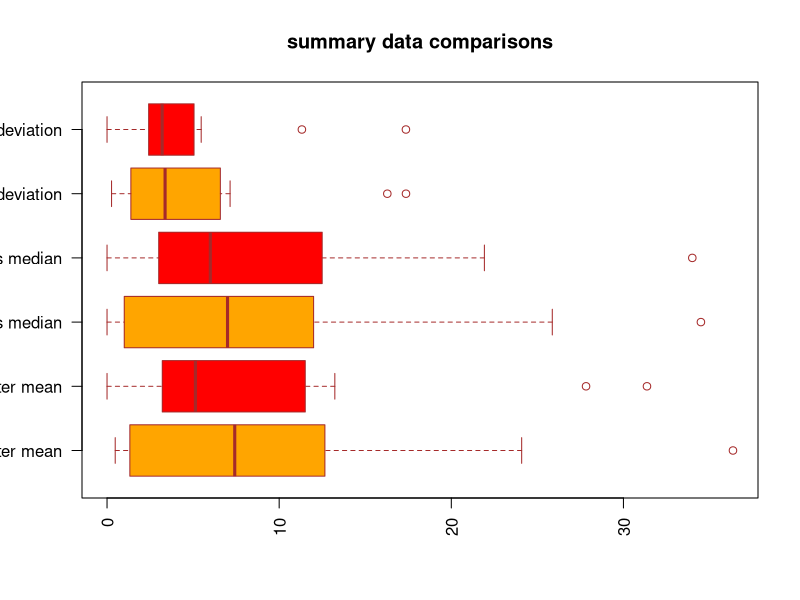
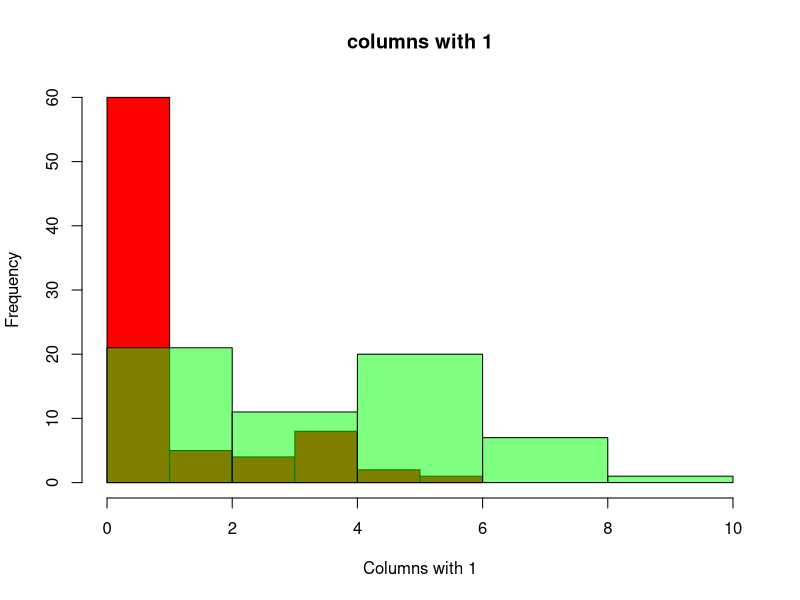
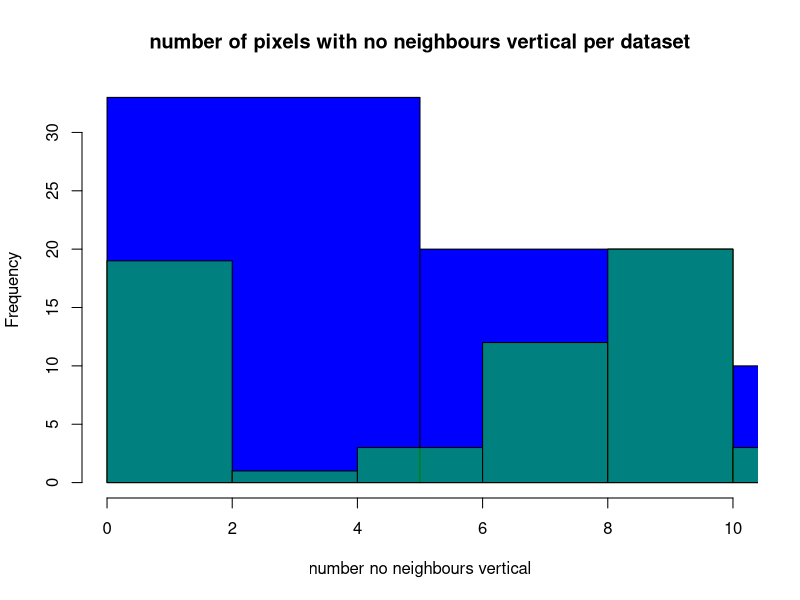
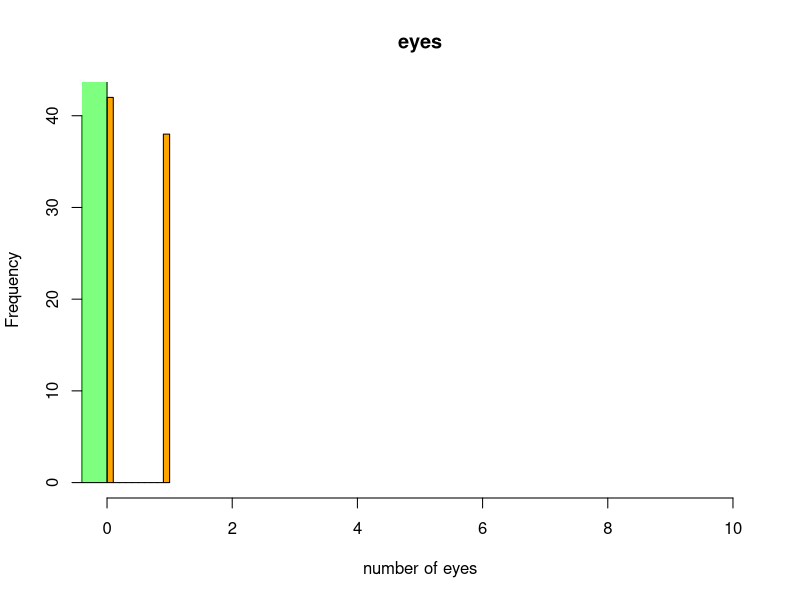
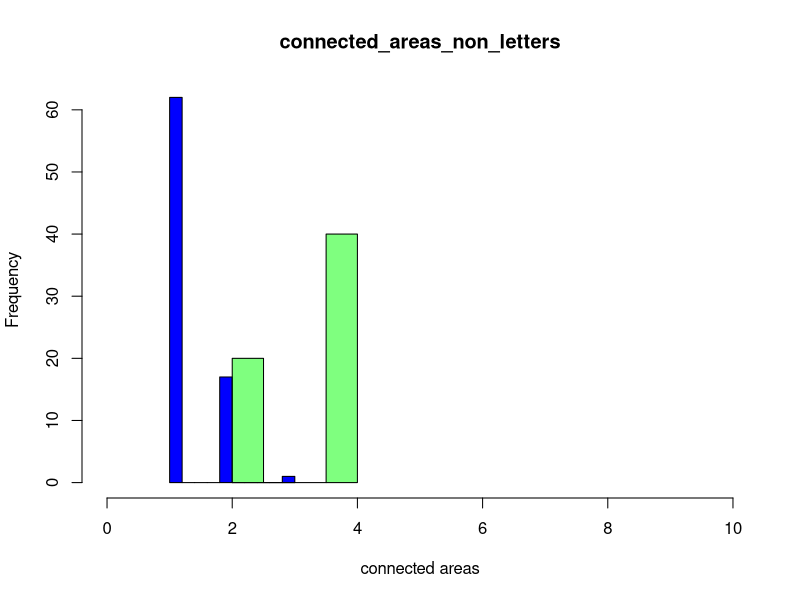

R code for these plots, in order:
{
  library(readr)
  library(ggplot2)
  # matrix stats has functions for getting colMedian and standard deviation
  library(matrixStats)
  library(knitr) # using this to make a table for my report.
  
  mydata <- read.csv("40294886_features.csv", row.names = NULL)
  calculated_features <- data.frame(mydata)
  colnames(calculated_features) <- c("Label", "Index", "nr_pix", "rows_with_1", "cols_with_1",
                                     "rows_with_3p", "cols_with_3p", "aspect_ratio", "neigh_1",
                                     "no_neigh_above","no_neigh_below","no_neigh_left","no_neigh_right",
                                     "no_neigh_horiz", "no_neigh_vert","connected_areas","eyes","custom")

  
  mydata[ , 3:18] <- as.numeric(mydata[ , 3,18])
  
  # 3.1
  general_histograms <- function(){
    # need to use ggplot to make each of these histograms better.
    nr_pix_hist <- hist(calculated_features$nr_pix, main = "Number of black pixels", xlab="Black pixel number", border = "blue", col = "green", las = 1)
    rows_with_1_hist <- hist(calculated_features$rows_with_1, main = "rows with 1 pixel", xlab = "Rows with 1 number", border = "blue", col = "green")
    cols_with_1_hist <- hist(calculated_features$cols_with_1, main = "columns with 1 pixel", xlab = "columns with 1 number", border = "blue", col = "green")
    rows_with_3p_hist <- hist(calculated_features$rows_with_3p, main = "rows with 3 pixels or more", xlab = "rows with 3 pixels or more", border = "blue", col = "green")
    cols_with_3p_hist <- hist(calculated_features$cols_with_3p, main = "columns with 3 pixels of more", xlab = "columns with 3 pixels or more", border = "blue", col = "green")
    aspect_ratio_hist <- hist(calculated_features$aspect_ratio, main = "aspect ratios", xlab = "aspect ratio", border = "blue", col = "green")
    
    print(nr_pix_hist)
    print(rows_with_1_hist)
    print(cols_with_1_hist)
    print(rows_with_3p_hist)
    print(cols_with_3p_hist)
    print(aspect_ratio_hist)
  }
  
  #general_histograms()
  
  # 3.2
  letters_calculated_features <- calculated_features[1:80,]
  non_letters_calculated_features<- calculated_features[81:140,]
  letters_calculated_features[, 18] <- as.numeric(letters_calculated_features[ , 18])
  non_letters_calculated_features[ , 18] <- as.numeric(non_letters_calculated_features[ , 18])
  
  # # get the mean of each column
  letters_mean <- c(colMeans(letters_calculated_features[ , 3:18]))
  non_letters_mean <- c(colMeans(non_letters_calculated_features[ , 3:18]))
  
  # get the medians of each column
  letters_median <- c(colMedians(as.matrix(letters_calculated_features[ , 3:18])))
  non_letters_median <- c(colMedians(as.matrix(non_letters_calculated_features[ , 3:18])))

  #get the standard deviation of each column
  letters_sd <- colSds(as.matrix(letters_calculated_features[, 3:18][sapply(letters_calculated_features[ , 3:18 ], is.numeric)]))
  non_letters_sd <- colSds(as.matrix(non_letters_calculated_features[ , 3:18][sapply(non_letters_calculated_features[ , 3:18], is.numeric)]))
  
  # printing tables containing the results for standard_deviation, mean, median for both letters and
  # non letters.
  # source for making tables: https://www.youtube.com/watch?v=hNgeVLotABg
  summary_data = matrix(NA, nrow = 16, ncol = 0)
  rownames(summary_data) = c("nr_pix", "rows_with_1", "cols_with_1",
                                     "rows_with_3p", "cols_with_3p", "aspect_ratio", "neigh_1",
                                     "no_neigh_above","no_neigh_below","no_neigh_left","no_neigh_right",
                                     "no_neigh_horiz", "no_neigh_vert","connected_areas","eyes","custom")
  
  
  summary_data <- cbind(summary_data, letters_mean)
  summary_data <- cbind(summary_data, non_letters_mean)
  summary_data <- cbind(summary_data, letters_median)
  summary_data <- cbind(summary_data, non_letters_median)
  summary_data <- cbind(summary_data, letters_sd)
  summary_data <- cbind(summary_data, non_letters_sd)
  
  features_table<-kable(summary_data, caption = "This table shows the letter and non letters mean, median and standard deviation for each of the feature calculations")
  # this prints out the table containing all the values for the features for the report
  print(features_table)
  
  #print(summary_data)
  
  # cols with 1, no_neigh_vert and connected_areas seems to be the features with the greates differences and may be the easiest features for
  # discriminating whether an image is a letter or a non letter image.
  
  # density plots for mean, median and standard deviation of cols with 1 for letters and non letters
  # creating box plots I used https://www.datamentor.io/r-programming/box-plot/#:~:text=In%20R%2C%20boxplot%20(and%20whisker,numeric%20vectors%20as%20its%20components.
  
  # box plot for comparing all the summary data, to show in report
  summary_boxplot <- boxplot(letters_mean, non_letters_mean, letters_median, non_letters_median, letters_sd, non_letters_sd,
          main = "summary data comparisons",
          at = c(1,2,3,4,5,6),
          names = c("letter mean", "non letter mean", "letters median", "non letters median", "letters standard deviation", "non letters standard deviation"),
          las = 2,
          col = c("orange","red"),
          border = "brown",
          horizontal = TRUE,
          notch = FALSE
  )
  
  # histogram comparisons for each of the 3 chosen features
  # get a histogram for cols with 1 for letters
  cols_with_1_letters <- letters_calculated_features$cols_with_1
  cols_with_1_non_letters <- non_letters_calculated_features$cols_with_1
  
  # this creates a histogram for the columns with 1 feature for letters and non letters
  hist(cols_with_1_letters, main = "columns with 1", xlab = "Columns with 1", xlim=c(0,10), col="red")
  hist(cols_with_1_non_letters, add=T, col=rgb(0, 1, 0, 0.5) )
  
  
  # 3.3
  # histogram comparisons for no neigh vert
  no_neigh_vert_letters <- letters_calculated_features$no_neigh_vert
  no_neigh_vert_non_letters <- non_letters_calculated_features$no_neigh_vert
  
  hist(no_neigh_vert_letters, main = "number of pixels with no neighbours vertical per dataset", xlab = "number no neighbours vertical", xlim=c(0,10), col="blue")
  hist(no_neigh_vert_non_letters, add=T, col=rgb(0, 1, 0, 0.5) )
  
  # histogram comparison of eyes, This is an easy comparison there is a small percentage of letters that have eyes, and non letters have no eyes
  eyes_letters <- letters_calculated_features$eyes
  non_eyes_letters <- non_letters_calculated_features$eyes
  
  hist(eyes_letters, main = "eyes", xlab = "number of eyes", xlim=c(0,10), col="orange")
  hist(non_eyes_letters, add=T, col=rgb(0, 1, 0, 0.5) )
  
  # histogram comparison connected areas 
  connected_areas_letters <- letters_calculated_features$connected_areas
  connected_areas_non_letters <- non_letters_calculated_features$connected_areas
  
  hist(connected_areas_letters, main = "connected_areas_non_letters", xlab = "connected areas", xlim=c(0,10), col="blue")
  hist(connected_areas_non_letters, add=T, col=rgb(0, 1, 0, 0.5) )
  
  # 3.4 statistical analysis of both letters and non letters
  
  
  
}
